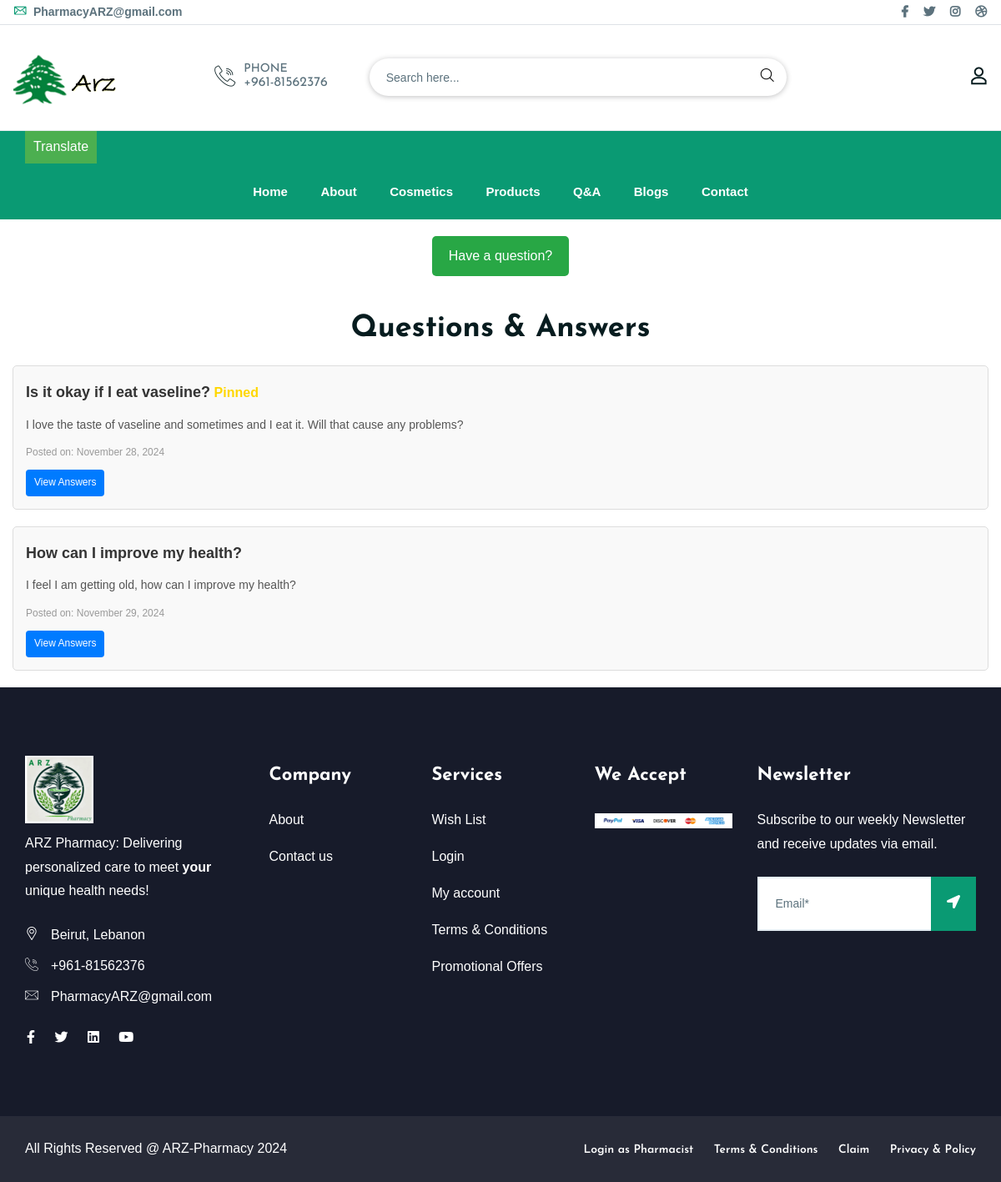
Page /ARZ/publicQ&A.php on the committed database.
### tables this page shows
CREATE TABLE `questions` (
  `id` int(11) NOT NULL,
  `user_id` int(11) DEFAULT 0,
  `email` varchar(255) NOT NULL,
  `subject` varchar(255) DEFAULT NULL,
  `message` text NOT NULL,
  `pinned` tinyint(1) NOT NULL DEFAULT 0,
  `answered` tinyint(1) NOT NULL DEFAULT 0,
  `created_at` timestamp NOT NULL DEFAULT current_timestamp()
);

### ARZ/publicQ&A.php (the view, shortened to what this page needs)
<?php
include("./connection.php");
$sql_questions = "SELECT id, subject, message, pinned, created_at FROM questions ORDER BY pinned DESC, created_at DESC";
$result_questions = $conn->query($sql_questions);
include("./role_based_header.php");
?>
<!DOCTYPE html>
<html lang="en">
<head>
    <link rel="stylesheet" href="css/style.css">
</head>
<body>
<div class="container">
    <?php if ($role == null): ?>
        <div class="ask-question-container">
            <a href="sendMessage.php" class="ask-question-btn">Have a question?</a>
        </div>
    <?php endif; ?>
    <h1 style="text-align: center; margin: 20px 0;">Questions & Answers</h1>
    <?php if ($result_questions->num_rows > 0): ?>
        <?php while ($question = $result_questions->fetch_assoc()): ?>
            <div class="qa-container">
                <div>
                    <span class="qa-title"><?php echo htmlspecialchars($question['subject']); ?></span>
                    <?php if ($question['pinned']): ?>
                        <span class="qa-pin">Pinned</span>
                    <?php endif; ?>
                </div>
                <div class="qa-message"><?php echo nl2br(htmlspecialchars($question['message'])); ?></div>
                <div class="qa-meta">Posted on: <?php echo date("F d, Y", strtotime($question['created_at'])); ?></div>
                <div class="qa-buttons">
                    <?php if ($role === 'pharmacist'): ?>
                        <button onclick="deleteQuestion(<?php echo $question['id']; ?>)">Delete Question</button>
                        <a href="view_answer.php?question_id=<?php echo $question['id']; ?>">View Answers</a>
                    <?php elseif ($role === 'customer' || $role === 'owner'): ?>
                        <a href="view_answer.php?question_id=<?php echo $question['id']; ?>">View Answers</a>
                    <?php else: ?>
                        <a href="view_answer.php?question_id=<?php echo $question['id']; ?>">View Answers</a>
                    <?php endif; ?>
                </div>
            </div>
        <?php endwhile; ?>
    <?php else: ?>
        <p>No questions available.</p>
    <?php endif; ?>
</div>
</body>
</html>
<?php
include("./pharmacist_footer.php");
?>

### ARZ/css/responsive.css (style rules this page uses)
@media (min-width: 1200px) { .container { max-width: 1200px; } }

### ARZ/publicQ&A.php (style rules this page uses)
.qa-container { position: relative; border: 1px solid #ddd; border-radius: 5px; padding: 15px; background-color: #f9f9f9; margin-bottom: 20px; transition: box-shadow 0.3s ease; }
.qa-title { font-size: 18px; font-weight: bold; color: #333; }
.qa-message { font-size: 14px; color: #555; margin: 10px 0; }
.qa-meta { font-size: 12px; color: #999; }
.qa-buttons { display: flex; gap: 10px; margin-top: 10px; }
.qa-buttons a, .qa-buttons button { background-color: #007bff; color: white; padding: 5px 10px; border-radius: 4px; text-decoration: none; font-size: 12px; border: none; cursor: pointer; }
.qa-pin { color: gold; font-weight: bold; }
.ask-question-btn { display: inline-block; margin-bottom: 20px; padding: 10px 20px; font-size: 16px; background-color: #28a745; color: white; border: none; border-radius: 5px; text-decoration: none; text-align: center; transition: background-color 0.3s; }
.ask-question-container { text-align: center; margin: 20px 0; }

### rows in the picture
questions: subject "Is it okay if I eat vaseline?", pinned "Pinned", message "I love the taste of vaseline and sometimes and I eat it. Will that cause any problems?", created_at "November 28, 2024"
questions: subject "How can I improve my health?", message "I feel I am getting old, how can I improve my health?", created_at "November 29, 2024"
